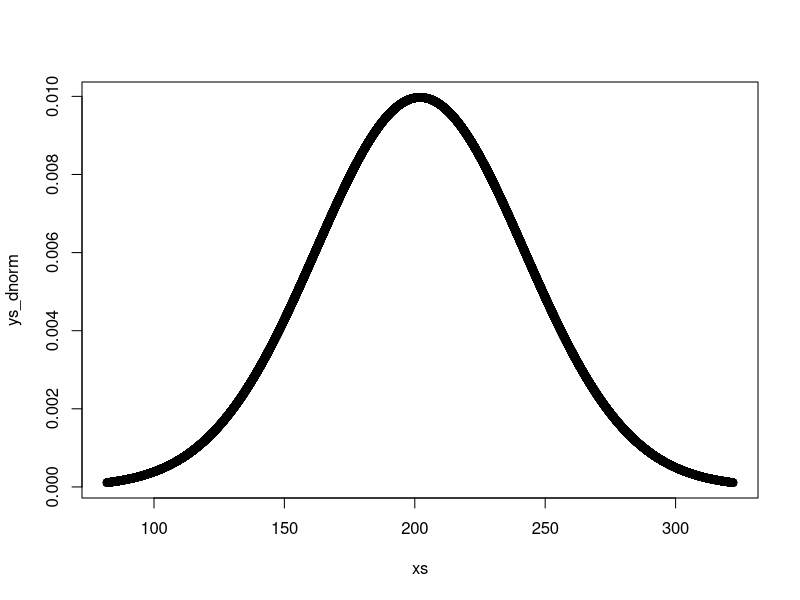
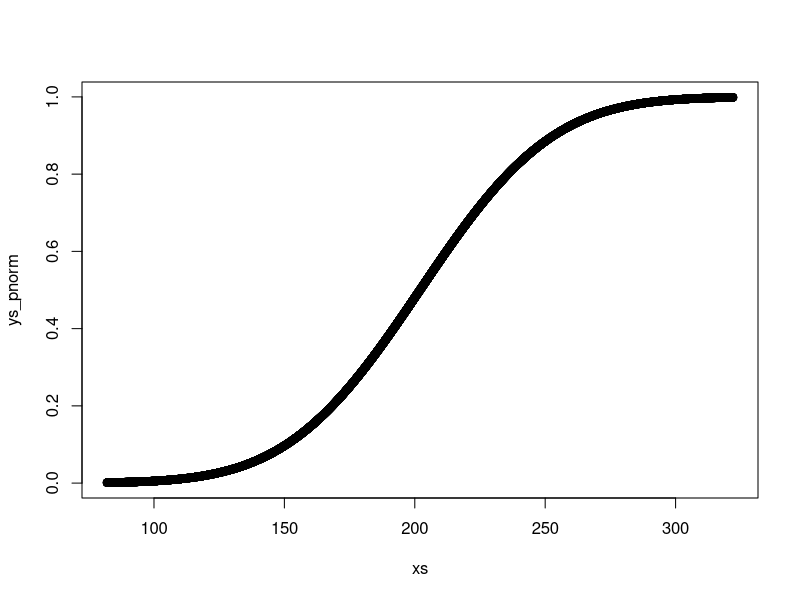
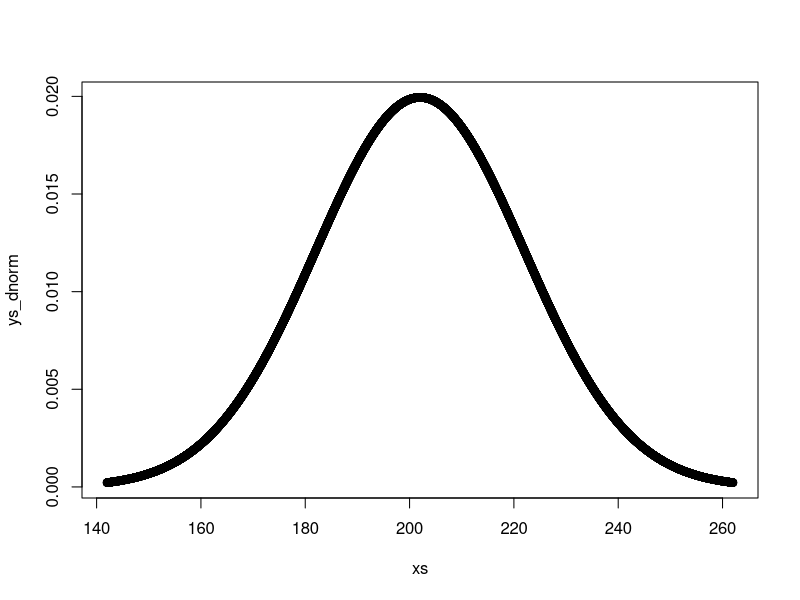
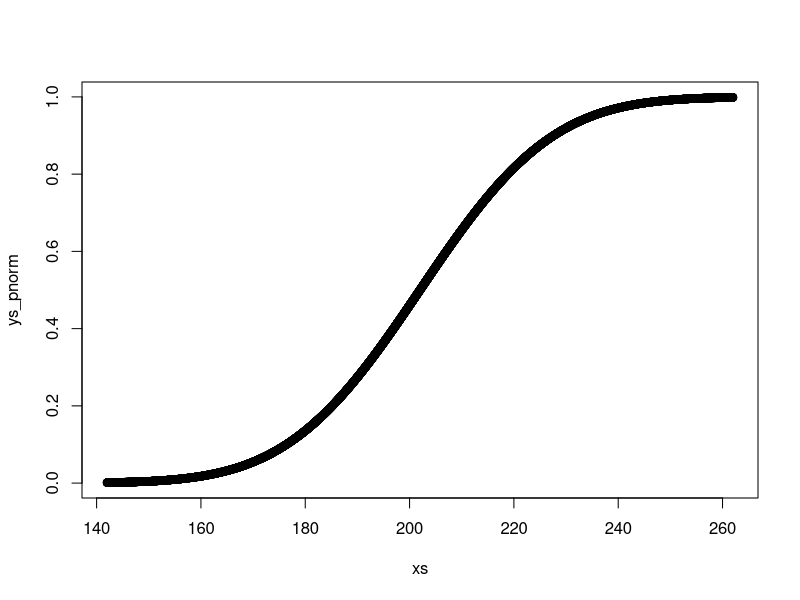

Source code (R) for these figures, in order:
# Exercise 5 (Exercise in distribution of sample mean)
# The total cholesterol in population (mg/dL) is normally distributed with
# mean = 202 and sd = 40
mean <- 202
sd <- 40

xs <- seq(mean - (3.0 * sd), mean + (3.0 * sd), by = 0.01)
ys_dnorm <- dnorm(xs, mean = mean, sd = sd)
plot(xs, ys_dnorm) # Beautiful normal curve
ys_pnorm <- pnorm(xs, mean = mean, sd = sd)
plot(xs, ys_pnorm)


# > 5a. How is the sample mean of a sample of 4 persons distributed?
#
# Well, we know that, from
variance <- sd * sd
# X ~ N(mean, variance) -> N(202, 1600)
# a sample of n has:
# X ~ N(mean, variance / n) -> N(202, 400)
n_people <- 4
variance_of_sample <- variance / n_people
sd_of_sample <- sqrt(variance_of_sample)
testthat::expect_equal(sd_of_sample, sd / sqrt(n_people))
testthat::expect_equal(sd_of_sample, 20)

# > 5b. What is the probability to see a sample mean of 260 mg/dL or higher?
sd <- sd_of_sample # OVERWRITE
xs <- seq(mean - (3.0 * sd), mean + (3.0 * sd), by = 0.01)
ys_dnorm <- dnorm(xs, mean = mean, sd = sd)
plot(xs, ys_dnorm) # Beautiful normal curve
ys_pnorm <- pnorm(xs, mean = mean, sd = sd)
plot(xs, ys_pnorm)
# This is when the mass above 260
# Estimate: 1%
p_mass_above_260 <- pnorm(260, mean = mean, sd = sd, lower.tail = FALSE)
testthat::expect_equal(p_mass_above_260, 0.001865813)

# > 5c. Is there reason to believe that the four persons with mean 260 mg/dL
# > were sampled from another population with higher population mean?
#
# The chance is around 0.18%, or 1 in 536. It is quite low
